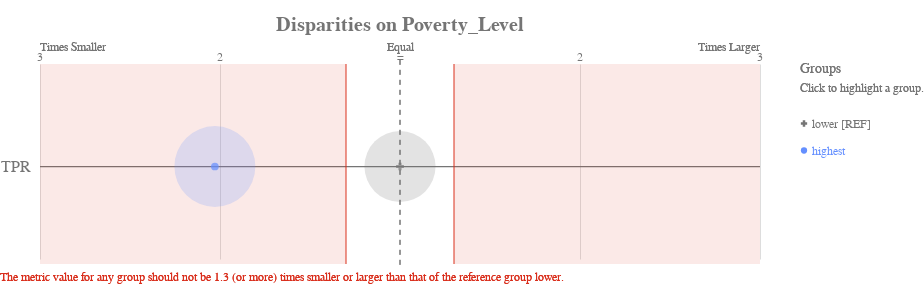

Source (notebook cell):
### Code cell
ap.disparity(bdf, metrics, 'poverty_level', fairness_threshold = 1.3)

### Figure 1 — Vega-Lite specification as saved in the notebook (floating-point values rounded to 4 significant figures)
{"config": {"view": {"continuousWidth": 400, "continuousHeight": 300, "strokeWidth": 0}, "axisLeft": {"labelColor": "rgb(117,117,117)", "labelFont": "Arial", "labelFontSize": 16}, "title": {"align": "center", "baseline": "middle", "color": "rgb(117,117,117)", "font": "Arial", "fontSize": 20, "fontWeight": "bold"}}, "layer": [{"data": {"name": "data-1f2af75cfead9a3854ee453922b4eaab"}, "mark": {"type": "rule", "stroke": "rgb(117,117,117)", "strokeWidth": 1.25, "tooltip": ""}, "encoding": {"x": {"type": "quantitative", "field": "x", "scale": {"domain": [-2, 2], "range": [40.0, 760.0]}}, "x2": {"field": "x2"}, "y": {"type": "nominal", "axis": {"domain": false, "labelAngle": 0, "labelPadding": -30, "orient": "left", "ticks": false, "title": ""}, "field": "metric", "scale": {"domain": ["TPR"], "range": [30, 225.0]}}}}, {"data": {"name": "data-79dd248bdaa0ea02c535240e8ad022c8"}, "mark": {"type": "rule", "stroke": "rgb(117,117,117)", "strokeDash": [5, 5], "strokeWidth": 1}, "encoding": {"tooltip": {"value": "lower [REF]"}, "x": {"value": 400.0}, "y": {"value": 20.83}, "y2": {"value": 229.2}}}, {"data": {"name": "data-c233327f4cd9b4c2df31bf8015c83e4a"}, "mark": {"type": "text", "align": "center", "color": "rgb(117,117,117)", "font": "Arial", "fontSize": 12, "fontWeight": "normal", "tooltip": ""}, "encoding": {"text": {"type": "nominal", "field": "label"}, "x": {"type": "quantitative", "field": "value", "scale": {"domain": [-2, 2], "range": [40.0, 760.0]}}, "y": {"value": 17.5}}}, {"layer": [{"mark": {"type": "text", "align": "left", "fill": "rgb(117,117,117)", "font": "Arial", "fontSize": 12, "fontWeight": "normal", "tooltip": ""}, "encoding": {"text": {"value": "Times Smaller"}, "x": {"value": 40.0}, "y": {"value": 7.5}}}, {"mark": {"type": "text", "align": "right", "fill": "rgb(117,117,117)", "font": "Arial", "fontSize": 12, "fontWeight": "normal", "tooltip": ""}, "encoding": {"text": {"value": "Times Larger"}, "x": {"value": 760.0}, "y": {"value": 7.5}}}, {"mark": {"type": "text", "align": "center", "fill": "rgb(117,117,117)", "font": "Arial", "fontSize": 12, "fontWeight": "normal", "tooltip": ""}, "encoding": {"text": {"value": "Equal"}, "x": {"value": 400.0}, "y": {"value": 7.5}}}], "data": {"name": "data-79dd248bdaa0ea02c535240e8ad022c8"}}, {"layer": [{"mark": {"type": "rule", "opacity": 0.8, "stroke": "rgb(217, 46, 28)", "strokeWidth": 1.25, "tooltip": ""}, "encoding": {"x": {"type": "quantitative", "field": "min", "scale": {"domain": [-2, 2], "range": [40.0, 760.0]}}, "y": {"value": 25.0}, "y2": {"value": 225.0}}}, {"mark": {"type": "rule", "opacity": 0.8, "stroke": "rgb(217, 46, 28)", "strokeWidth": 1.25, "tooltip": ""}, "encoding": {"x": {"type": "quantitative", "field": "max", "scale": {"domain": [-2, 2], "range": [40.0, 760.0]}}, "y": {"value": 25.0}, "y2": {"value": 225.0}}}, {"layer": [{"mark": {"type": "rect", "fill": "rgb(217, 46, 28)", "opacity": 0.1, "tooltip": ""}, "encoding": {"x": {"type": "quantitative", "field": "min", "scale": {"domain": [-2, 2], "range": [40.0, 760.0]}}, "x2": {"field": "lower_end"}, "y": {"value": 25.0}, "y2": {"value": 225.0}}}, {"mark": {"type": "rect", "fill": "rgb(217, 46, 28)", "opacity": 0.1, "tooltip": ""}, "encoding": {"x": {"type": "quantitative", "field": "max", "scale": {"domain": [-2, 2], "range": [40.0, 760.0]}}, "x2": {"field": "upper_end"}, "y": {"value": 25.0}, "y2": {"value": 225.0}}}]}, {"data": {"name": "data-79dd248bdaa0ea02c535240e8ad022c8"}, "mark": {"type": "text", "align": "left", "baseline": "top", "fill": "rgb(217, 46, 28)", "font": "Arial", "fontSize": 12, "fontWeight": "normal", "tooltip": ""}, "encoding": {"text": {"value": "The metric value for any group should not be 1.3 (or more) times smaller or larger than that of the reference group lower."}, "x": {"value": 0}, "y": {"value": 233.3}}}], "data": {"name": "data-68125cfc4fc9557defd07e8d14c561c8"}}, {"layer": [{"mark": "circle"}, {"data": {"name": "data-f4542f97e2220071a6ae1fce6ab303f4"}, "mark": {"type": "circle", "opacity": 0.2}, "encoding": {"color": {"condition": {"type": "nominal", "field": "attribute_value", "legend": null, "scale": {"domain": ["lower", "highest"], "range": ["rgb(117,117,117)", "rgb(100, 143, 255)", "rgb(254, 97, 0)", "rgb(220, 38, 127)", "rgb(255, 176, 0)", "rgb(120, 94, 240)"]}, "selection": "selector261"}, "value": "rgb(224,224,224)"}, "size": {"type": "quantitative", "field": "group_size", "legend": null, "scale": {"domain": [0, 11970.0], "range": [0, 7854.0]}}, "tooltip": [{"type": "nominal", "field": "attribute_value", "title": "Group"}, {"type": "nominal", "field": "tooltip_group_size", "title": "Group Size"}, {"type": "nominal", "field": "tooltip_disparity_explanation_tpr", "title": "Disparity"}, {"type": "quantitative", "field": "tpr", "format": ".2f", "title": "TPR"}], "x": {"type": "quantitative", "axis": {"domain": false, "labels": false, "ticks": false, "title": null, "values": [1, 2, -2, -1]}, "field": "tpr_disparity_scaled", "scale": {"domain": [-2, 2], "range": [40.0, 760.0]}}, "y": {"type": "nominal", "axis": {"domain": false, "grid": false, "labels": false, "ticks": false, "title": " "}, "field": "metric_variable", "scale": {"domain": ["TPR"], "range": [30, 225.0]}}}, "selection": {"selector263": {"type": "multi", "empty": "all", "fields": ["attribute_value"]}}, "transform": [{"calculate": "'TPR'", "as": "metric_variable"}]}, {"layer": [{"mark": "point"}, {"data": {"name": "data-f4542f97e2220071a6ae1fce6ab303f4"}, "mark": {"type": "point", "filled": true, "size": 60}, "encoding": {"color": {"condition": {"type": "nominal", "field": "attribute_value", "legend": null, "scale": {"domain": ["lower", "highest"], "range": ["rgb(117,117,117)", "rgb(100, 143, 255)", "rgb(254, 97, 0)", "rgb(220, 38, 127)", "rgb(255, 176, 0)", "rgb(120, 94, 240)"]}, "selection": "selector261"}, "value": "rgb(224,224,224)"}, "shape": {"type": "nominal", "field": "attribute_value", "legend": null, "scale": {"domain": ["lower", "highest"], "range": ["cross", "circle"]}}, "tooltip": [{"type": "nominal", "field": "attribute_value", "title": "Group"}, {"type": "nominal", "field": "tooltip_group_size", "title": "Group Size"}, {"type": "nominal", "field": "tooltip_disparity_explanation_tpr", "title": "Disparity"}, {"type": "quantitative", "field": "tpr", "format": ".2f", "title": "TPR"}], "x": {"type": "quantitative", "axis": {"domain": false, "labels": false, "ticks": false, "title": null, "values": [1, 2, -2, -1]}, "field": "tpr_disparity_scaled", "scale": {"domain": [-2, 2], "range": [40.0, 760.0]}}, "y": {"type": "nominal", "axis": {"domain": false, "grid": false, "labels": false, "ticks": false, "title": " "}, "field": "metric_variable", "scale": {"domain": ["TPR"], "range": [30, 225.0]}}}, "selection": {"selector262": {"type": "multi", "empty": "all", "fields": ["attribute_value"]}}, "transform": [{"calculate": "'TPR'", "as": "metric_variable"}]}]}]}, {"layer": [{"mark": {"type": "point", "filled": true, "opacity": 1, "size": 39.48}, "encoding": {"color": {"condition": {"type": "nominal", "field": "attribute_value", "legend": null, "scale": {"domain": ["lower", "highest"], "range": ["rgb(117,117,117)", "rgb(100, 143, 255)", "rgb(254, 97, 0)", "rgb(220, 38, 127)", "rgb(255, 176, 0)", "rgb(120, 94, 240)"]}, "selection": "selector261"}, "value": "rgb(224,224,224)"}, "shape": {"type": "nominal", "field": "attribute_value", "legend": null, "scale": {"domain": ["lower", "highest"], "range": ["cross", "circle"]}}, "x": {"value": 804}, "y": {"type": "nominal", "axis": {"domain": false, "grid": false, "labels": false, "ticks": false, "title": " "}, "field": "attribute_value", "scale": {"domain": ["lower", "highest"], "range": [71, 125]}}}, "selection": {"selector261": {"type": "multi", "empty": "all", "fields": ["attribute_value"]}}}, {"mark": {"type": "text", "align": "left", "baseline": "middle", "font": "Arial", "fontSize": 12, "fontWeight": "normal"}, "encoding": {"color": {"condition": {"type": "nominal", "field": "attribute_value", "legend": null, "scale": {"domain": ["lower", "highest"], "range": ["rgb(117,117,117)", "rgb(100, 143, 255)", "rgb(254, 97, 0)", "rgb(220, 38, 127)", "rgb(255, 176, 0)", "rgb(120, 94, 240)"]}, "selection": "selector261"}, "value": "rgb(224,224,224)"}, "text": {"type": "nominal", "field": "label"}, "x": {"value": 812}, "y": {"type": "nominal", "axis": {"domain": false, "grid": false, "labels": false, "ticks": false, "title": " "}, "field": "attribute_value", "scale": {"domain": ["lower", "highest"], "range": [71, 125]}}}, "selection": {"selector264": {"type": "multi", "empty": "all", "fields": ["attribute_value"]}}}, {"data": {"name": "data-79dd248bdaa0ea02c535240e8ad022c8"}, "mark": {"type": "text", "align": "left", "baseline": "middle", "color": "rgb(117,117,117)", "font": "Arial", "fontSize": 12, "fontWeight": "normal"}, "encoding": {"text": {"value": "Click to highlight a group."}, "x": {"value": 800}, "y": {"value": 49}}}, {"data": {"name": "data-79dd248bdaa0ea02c535240e8ad022c8"}, "mark": {"type": "text", "align": "left", "baseline": "middle", "color": "rgb(117,117,117)", "font": "Arial", "fontSize": 14, "fontWeight": "normal"}, "encoding": {"text": {"value": "Groups"}, "x": {"value": 800}, "y": {"value": 30}}}], "data": {"name": "data-a5ebce136adcce28635ff1807ca7d132"}}], "height": 250, "padding": {"top": 15, "bottom": 10}, "resolve": {"scale": {"size": "independent", "y": "independent"}}, "title": "Disparities on Poverty_Level", "width": 800, "$schema": "https://vega.github.io/schema/vega-lite/v4.8.1.json", "datasets": {"data-1f2af75cfead9a3854ee453922b4eaab": [{"metric": "TPR", "x": -2, "x2": 2}], "data-79dd248bdaa0ea02c535240e8ad022c8": [{"a": 1, "b": 0}, {"a": 1, "b": 0}], "data-c233327f4cd9b4c2df31bf8015c83e4a": [{"value": 1, "label": 2}, {"value": 2, "label": 3}, {"value": -2, "label": 3}, {"value": -1, "label": 2}, {"value": 0, "label": "="}], "data-68125cfc4fc9557defd07e8d14c561c8": [{"min": -0.3, "max": 0.3, "lower_end": -2, "upper_end": 2}], "data-f4542f97e2220071a6ae1fce6ab303f4": [{"attribute_name": "poverty_level", "attribute_value": "highest", "group_size": 9973, "total_entities": 17677, "tpr": 0.0633, "tpr_disparity": 0.493, "tpr_disparity_scaled": -1.029, "tooltip_group_size": "9,973 (56.42%)", "tooltip_disparity_explanation_tpr": "2.03 times smaller TPR than the reference group"}, {"attribute_name": "poverty_level", "attribute_value": "lower", "group_size": 7704, "total_entities": 17677, "tpr": 0.1284, "tpr_disparity": 1.0, "tpr_disparity_scaled": 0.0, "tooltip_group_size": "7,704 (43.58%)", "tooltip_disparity_explanation_tpr": "Reference group"}], "data-a5ebce136adcce28635ff1807ca7d132": [{"attribute_value": "lower", "label": "lower [REF]"}, {"attribute_value": "highest", "label": "highest"}]}}
